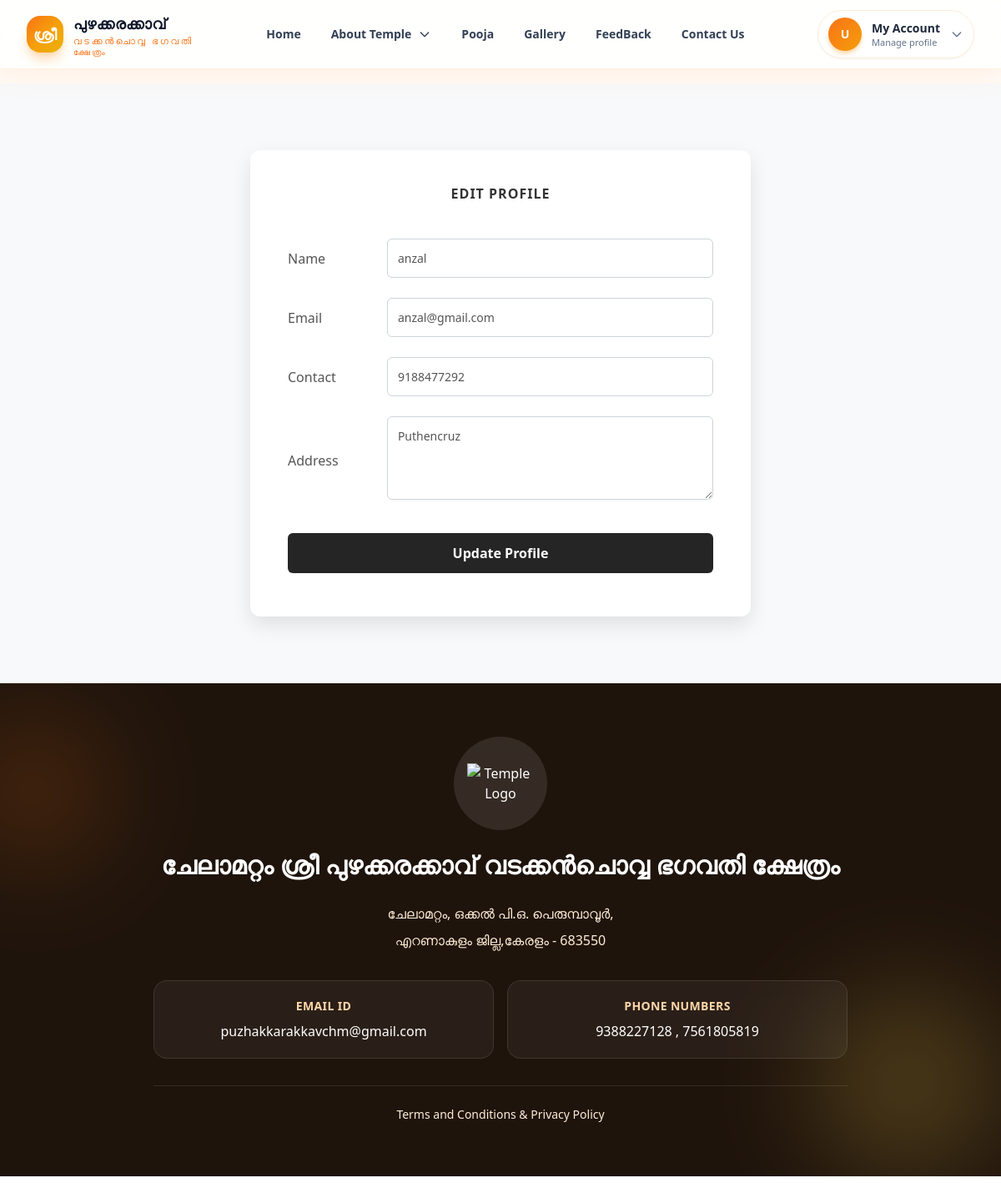
The page /User/Editprofile/ (signed in) on the database its author committed.
### Guest/models.py (models this page shows, shortened)
class tbl_user(models.Model):
    user_name = models.CharField(max_length=80)
    user_email = models.EmailField(unique=True)
    user_contact = models.CharField(max_length=15)
    user_address = models.TextField()
    user_gender = models.CharField(max_length=10)
    user_dob = models.DateField()
    place_id = models.ForeignKey(tbl_place, on_delete=models.PROTECT)
    user_photo = models.FileField(upload_to="Assets/User/Photos/", blank=True, null=True)
    user_password = models.CharField(max_length=255)
    user_is_active = models.BooleanField(default=True)
    user_last_login = models.DateTimeField(blank=True, null=True)
    created_at = models.DateTimeField(auto_now_add=True)
    updated_at = models.DateTimeField(auto_now=True)

### User/views.py (the view)
# urls.py: path('Editprofile/',views.Editprofile,name="Editprofile"),
def Editprofile(request):
    user_id = request.session.get('uid')
    u_data = tbl_user.objects.get(id=user_id)
    if request.method == 'POST':
        u_data.user_name = request.POST.get('txt_name')
        u_data.user_email = request.POST.get('txt_email')
        u_data.user_contact = request.POST.get('txt_contact')
        u_data.user_address = request.POST.get('txt_address')
        u_data.save()
        return render(request, 'User/Myprofile.html', {
            'userData': u_data,
            'msg': "Profile Updated Successfully!"
        })
    else:
        return render(request, 'User/Editprofile.html', {'userData': u_data})

### User/Templates/User/Editprofile.html (shortened to what this page needs)
{% extends 'User/Header.html' %}
{% block content %}
<!DOCTYPE html>
<html lang="en">
<head>
</head>
<body>
    <div class="edit-profile-container">
        <div class="profile-card">
            <form action="" method="post">
                <h2 align="center">Edit Profile</h2>
                <table class="form-table">
                    <tr>
                        <td>Name</td>
            <td><input required type="text" name="txt_name" title="Name Allows Only Alphabets,Spaces and First Letter Must Be Capital Letter" pattern="^[A-Z]+[a-zA-Z ]*$" value="{{userData.user_name}}"/></td>
                    </tr>
                    <tr>
                        <td>Email</td>
                        <td><input type="email" name="txt_email" value="{{userData.user_email}}"></td>
                    </tr>
                    <tr>
                        <td>Contact</td>
                         <td><input type="text" required name="txt_contact" pattern="[7-9]{1}[0-9]{9}"
                title="Phone number with 7-9 and remaing 9 digit with 0-9" value="{{userData.user_contact}}"></td>
                    </tr>
                    <tr>
                        <td>Address</td>
                        <td>
                            <textarea name="txt_address">{{userData.user_address}}</textarea>
                        </td>
                    </tr>
                    <tr>
                        <td colspan="2" align="center">
                            <input type="submit" value="Update Profile" class="btn-update">
                        </td>
                    </tr>
                </table>
            </form>
        </div>
    </div>
</body>
</html>
{% endblock content %}

### User/Templates/User/Editprofile.html (style rules this page uses)
.edit-profile-container { padding: 80px 0; background-color: #f8f9fa; min-height: 85vh; }
.profile-card { background: #ffffff; padding: 40px; border-radius: 12px; box-shadow: 0 10px 25px rgba(0,0,0,0.1); max-width: 600px; margin: 0 auto; }
.profile-card h2 { margin-bottom: 30px; font-weight: 700; color: #333; text-transform: uppercase; letter-spacing: 1px; }
.form-table { width: 100%; border-collapse: collapse; }
.form-table td { padding: 12px 5px; vertical-align: middle; color: #555; font-weight: 500; }
.form-table input[type="text"], .form-table input[type="email"], .form-table textarea { width: 100%; padding: 12px; border: 1px solid #ced4da; border-radius: 6px; font-size: 14px; transition: border-color 0.3s; }
.form-table textarea { height: 100px; resize: vertical; }
.btn-update { background-color: #252525; color: #ffffff; border: none; padding: 12px 30px; border-radius: 6px; cursor: pointer; font-size: 16px; font-weight: 600; transition: all 0.3s ease; margin-top: 10px; width: 100%; }

### rows shown on the page
tbl_user: txt_name "anzal", txt_email "anzal@gmail.com", txt_contact "9188477292", txt_address "Puthencruz"
